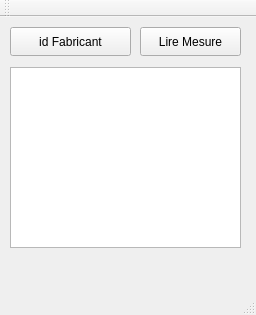
<?xml version="1.0" encoding="UTF-8"?>
<ui version="4.0">
 <class>CIhmAppTC72</class>
 <widget class="QMainWindow" name="CIhmAppTC72">
  <property name="geometry">
   <rect>
    <x>0</x>
    <y>0</y>
    <width>256</width>
    <height>315</height>
   </rect>
  </property>
  <property name="windowTitle">
   <string>CIhmAppTC72</string>
  </property>
  <widget class="QWidget" name="centralWidget">
   <widget class="QPushButton" name="pbId">
    <property name="geometry">
     <rect>
      <x>10</x>
      <y>10</y>
      <width>121</width>
      <height>29</height>
     </rect>
    </property>
    <property name="text">
     <string>id Fabricant</string>
    </property>
   </widget>
   <widget class="QTextEdit" name="textEdit">
    <property name="geometry">
     <rect>
      <x>10</x>
      <y>50</y>
      <width>231</width>
      <height>181</height>
     </rect>
    </property>
   </widget>
   <widget class="QPushButton" name="pbMesure">
    <property name="geometry">
     <rect>
      <x>140</x>
      <y>10</y>
      <width>101</width>
      <height>29</height>
     </rect>
    </property>
    <property name="text">
     <string>Lire Mesure</string>
    </property>
   </widget>
  </widget>
  <widget class="QMenuBar" name="menuBar">
   <property name="geometry">
    <rect>
     <x>0</x>
     <y>0</y>
     <width>256</width>
     <height>26</height>
    </rect>
   </property>
  </widget>
  <widget class="QToolBar" name="mainToolBar">
   <attribute name="toolBarArea">
    <enum>TopToolBarArea</enum>
   </attribute>
   <attribute name="toolBarBreak">
    <bool>false</bool>
   </attribute>
  </widget>
  <widget class="QStatusBar" name="statusBar"/>
 </widget>
 <layoutdefault spacing="6" margin="11"/>
 <resources/>
 <connections/>
</ui>
